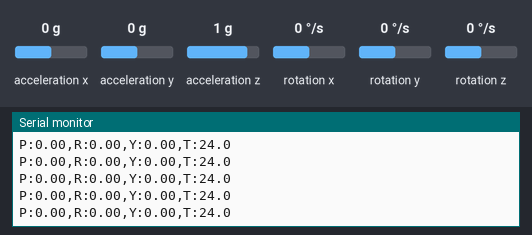
Recording of a sketch running on a simulated ESP32-S2. On the bench: the last lines printed to the serial monitor. Wiring (inferred from the names in the program): MPU-6050 motion sensor at I2C address 0x68. Inputs (shaded band) come from the test bench; at power-on: acceleration x 0 g, acceleration y 0 g, acceleration z 1 g, rotation z 0 °/s, rotation x 0 °/s, rotation y 0 °/s.

Above: at 4.2 s.
4.3 s: acceleration x set to -1.4 g
At 5.3 s:
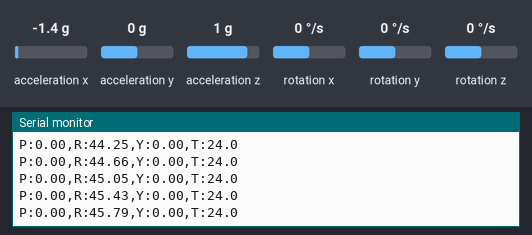
5.8 s: acceleration y set to -1.4 g
At 6.3 s:
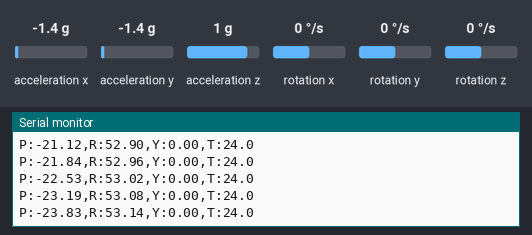
7.3 s: acceleration z set to -1.4 g
At 8.1 s:
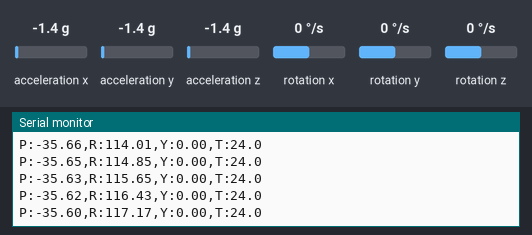
8.8 s: rotation z set to -100 °/s
At 9.5 s:
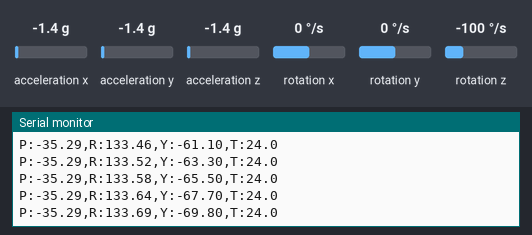
11.8 s: rotation x set to -192 °/s
At 12.3 s:
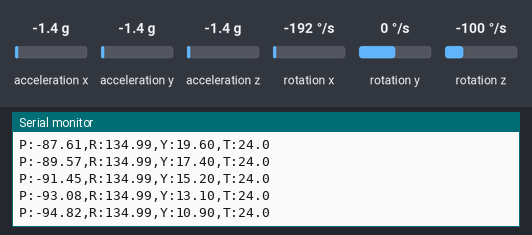
Timing chart, 0 to 14.3 s (numbered marks = the images above; inputs shaded):
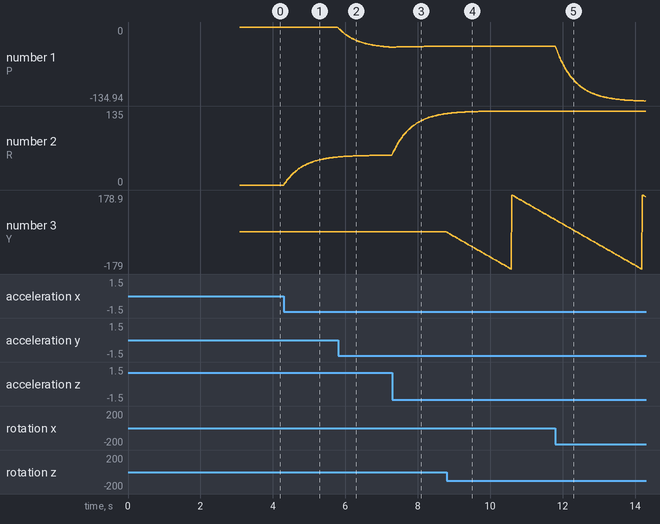

Measured:
- after the input at 4.3 s, the serial monitor: prints a new line at once (image 1)
- plotted number 2: 0 → 51.07 after the input at 4.3 s

The sketch:

balance.ino
```cpp
#include <Wire.h>
#include <math.h>

// MPU-6050 I2C address (0x68 when AD0 is low, 0x69 when AD0 is high)
#define MPU6050_ADDR 0x68

// Register addresses
#define PWR_MGMT_1   0x6B
#define ACCEL_XOUT_H 0x3B

// I2C pins on ESP32-S2
#define SDA_PIN 36
#define SCL_PIN 37

// Complementary filter coefficient (0-1, higher = trust gyro more)
#define ALPHA 0.96

int16_t ax, ay, az;
int16_t gx, gy, gz;
int16_t rawTemp;

float pitch = 0, roll = 0, yaw = 0;
float gyroBiasX = 0, gyroBiasY = 0, gyroBiasZ = 0;
unsigned long prevTime = 0;

void writeMPURegister(uint8_t reg, uint8_t value) {
  Wire.beginTransmission(MPU6050_ADDR);
  Wire.write(reg);
  Wire.write(value);
  Wire.endTransmission();
}

void readMPURaw() {
  Wire.beginTransmission(MPU6050_ADDR);
  Wire.write(ACCEL_XOUT_H);
  Wire.endTransmission(false);

  uint8_t count = Wire.requestFrom((uint8_t)MPU6050_ADDR, (uint8_t)14);
  if (count < 14) return;

  uint8_t buf[14];
  for (int i = 0; i < 14; i++) {
    buf[i] = Wire.read();
  }

  ax      = (int16_t)((buf[0]  << 8) | buf[1]);
  ay      = (int16_t)((buf[2]  << 8) | buf[3]);
  az      = (int16_t)((buf[4]  << 8) | buf[5]);
  rawTemp = (int16_t)((buf[6]  << 8) | buf[7]);
  gx      = (int16_t)((buf[8]  << 8) | buf[9]);
  gy      = (int16_t)((buf[10] << 8) | buf[11]);
  gz      = (int16_t)((buf[12] << 8) | buf[13]);
}

void calibrateGyro() {
  Serial.println("Calibrating gyro — keep sensor still...");
  long sumX = 0, sumY = 0, sumZ = 0;
  const int samples = 500;

  for (int i = 0; i < samples; i++) {
    readMPURaw();
    sumX += gx;
    sumY += gy;
    sumZ += gz;
    delay(4);
  }

  gyroBiasX = (sumX / (float)samples) / 131.0;
  gyroBiasY = (sumY / (float)samples) / 131.0;
  gyroBiasZ = (sumZ / (float)samples) / 131.0;

  Serial.print("Gyro bias: X=");
  Serial.print(gyroBiasX, 3);
  Serial.print(" Y=");
  Serial.print(gyroBiasY, 3);
  Serial.print(" Z=");
  Serial.println(gyroBiasZ, 3);
}

void setup() {
  Serial.begin(115200);
  while (!Serial);

  Wire.begin(SDA_PIN, SCL_PIN);

  // Reset the MPU-6050
  writeMPURegister(PWR_MGMT_1, 0x80);
  delay(200);

  // Wake up
  writeMPURegister(PWR_MGMT_1, 0x00);
  delay(100);

  // Verify WHO_AM_I
  Wire.beginTransmission(MPU6050_ADDR);
  Wire.write(0x75);
  Wire.endTransmission(false);
  Wire.requestFrom((uint8_t)MPU6050_ADDR, (uint8_t)1);
  uint8_t whoAmI = Wire.read();

  if (whoAmI == 0x68) {
    Serial.println("MPU6050_OK");
  } else {
    Serial.println("MPU6050_FAIL");
  }

  // Calibrate gyro (keep sensor still for ~2 seconds)
  calibrateGyro();

  prevTime = millis();
}

void loop() {
  readMPURaw();

  unsigned long now = millis();
  float dt = (now - prevTime) / 1000.0;
  prevTime = now;

  // Convert raw values to physical units
  float accelX = ax / 16384.0;
  float accelY = ay / 16384.0;
  float accelZ = az / 16384.0;
  float gyroX  = gx / 131.0 - gyroBiasX;  // subtract bias
  float gyroY  = gy / 131.0 - gyroBiasY;
  float gyroZ  = gz / 131.0 - gyroBiasZ;
  float tempC  = rawTemp / 340.0 + 36.53;

  // Dead zone — ignore tiny gyro noise
  if (fabs(gyroX) < 0.5) gyroX = 0;
  if (fabs(gyroY) < 0.5) gyroY = 0;
  if (fabs(gyroZ) < 0.5) gyroZ = 0;

  // Pitch and roll from accelerometer
  float accelPitch = atan2(accelY, sqrt(accelX * accelX + accelZ * accelZ)) * 180.0 / M_PI;
  float accelRoll  = atan2(-accelX, accelZ) * 180.0 / M_PI;

  // Wrap-aware complementary filter
  // Gyro prediction
  float gyroPredictPitch = pitch + gyroX * dt;
  float gyroPredictRoll  = roll  + gyroY * dt;

  // Find shortest-path difference between accel angle and gyro prediction
  float pitchDiff = accelPitch - gyroPredictPitch;
  while (pitchDiff > 180) pitchDiff -= 360;
  while (pitchDiff < -180) pitchDiff += 360;

  float rollDiff = accelRoll - gyroPredictRoll;
  while (rollDiff > 180) rollDiff -= 360;
  while (rollDiff < -180) rollDiff += 360;

  // Apply correction via shortest path
  pitch = gyroPredictPitch + (1.0 - ALPHA) * pitchDiff;
  roll  = gyroPredictRoll  + (1.0 - ALPHA) * rollDiff;
  yaw  += gyroZ * dt;

  // Normalize to [-180, 180]
  while (pitch > 180) pitch -= 360;
  while (pitch < -180) pitch += 360;
  while (roll > 180) roll -= 360;
  while (roll < -180) roll += 360;
  while (yaw > 180) yaw -= 360;
  while (yaw < -180) yaw += 360;

  // Output format: P:pitch,R:roll,Y:yaw,T:temp
  Serial.print("P:");
  Serial.print(pitch, 2);
  Serial.print(",R:");
  Serial.print(roll, 2);
  Serial.print(",Y:");
  Serial.print(yaw, 2);
  Serial.print(",T:");
  Serial.println(tempC, 1);

  delay(20);  // ~50Hz update rate for smooth 3D
}
```
